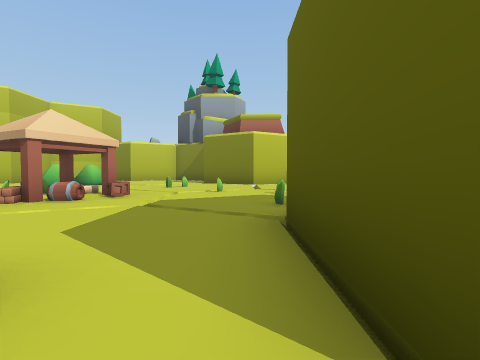
[1] (above)

22 first-person views from a walk through a scene from a Unity 3-D project. The camera is 1.3 m above the floor, tilts 2° down and sees 85° across. The floor is counted in squares, 2.54 m on a side. Each view is taken from the middle of a square. On the plan, view 1 faces up. The plan holds only what a view shows up to about 9 squares ahead; the rest is blank. The place goes on beyond the plan. The player is left out. Some animated figures are not drawn.

[2]
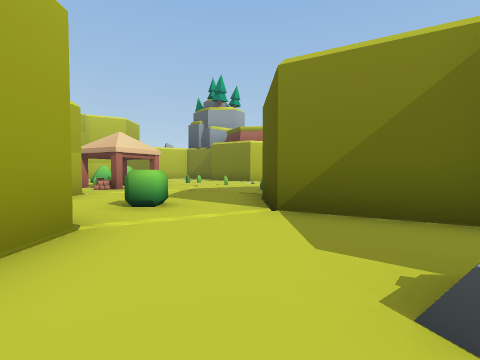

[3]
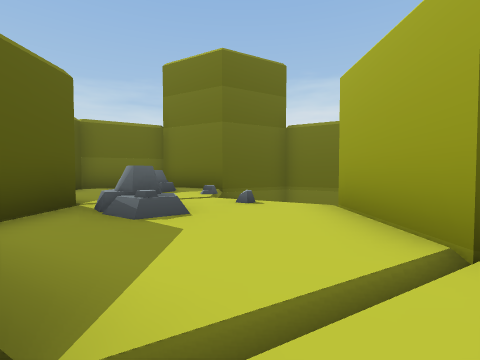

[4]
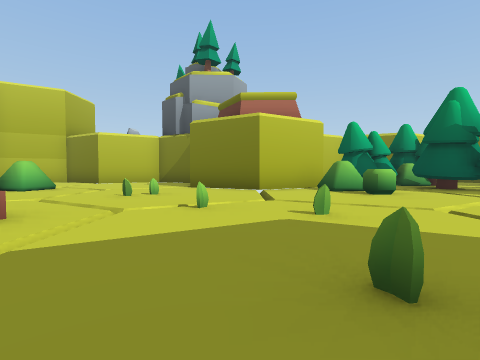

[5]
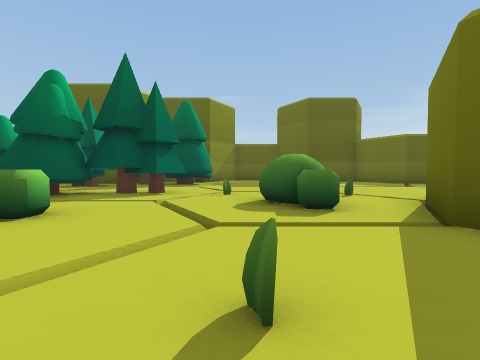

[6]
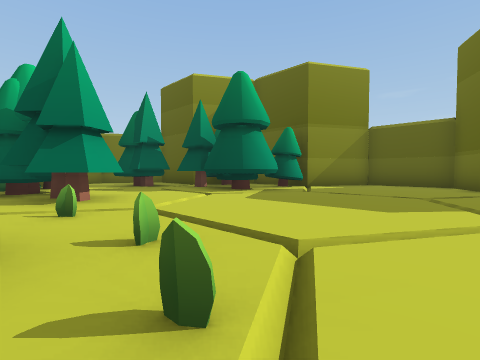

[7]
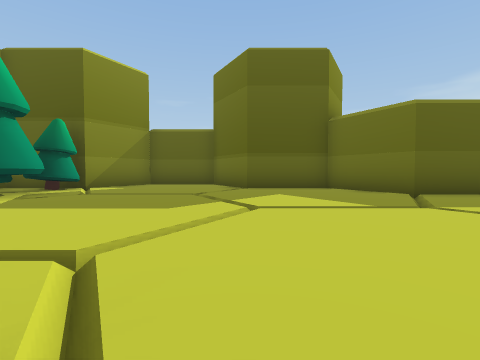

[8]
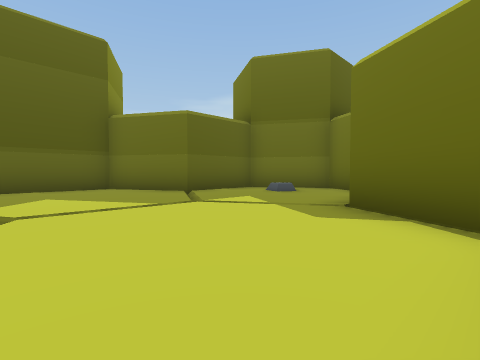

[9]
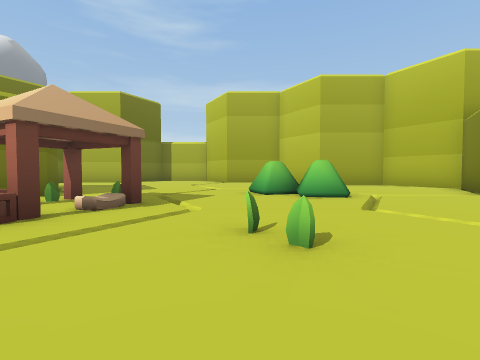

[10]
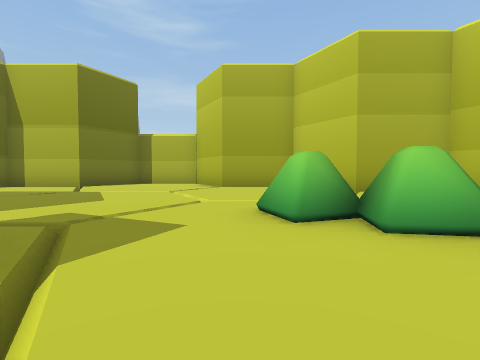

[11]
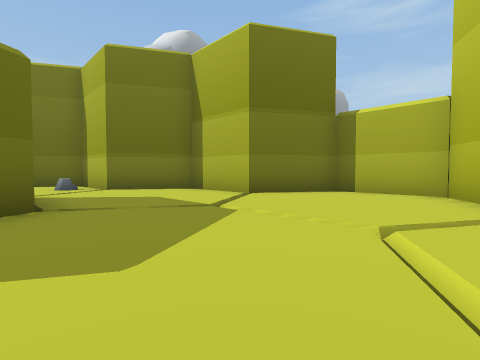

[12]
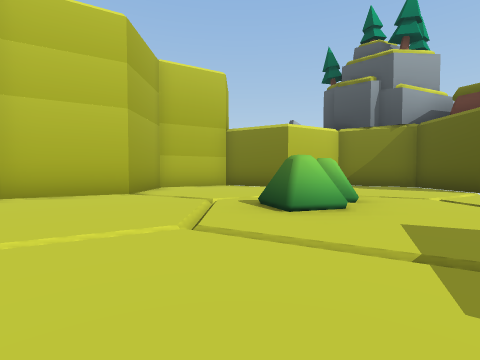

[13]
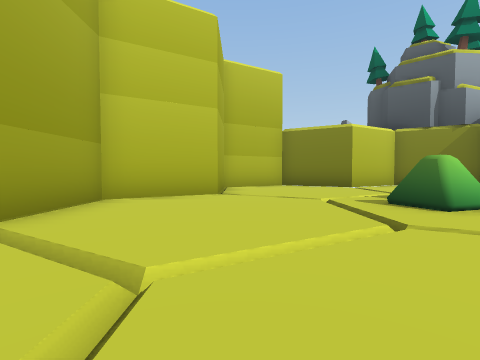

[14]
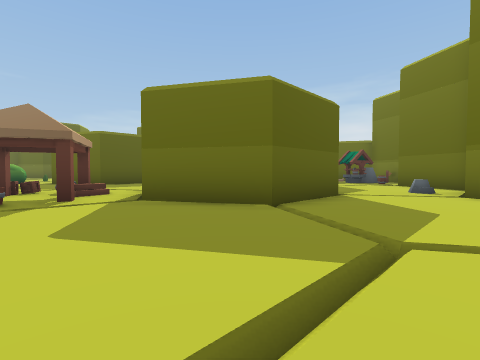

[15]
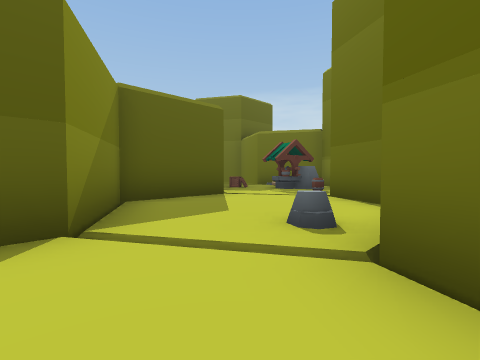

[16]
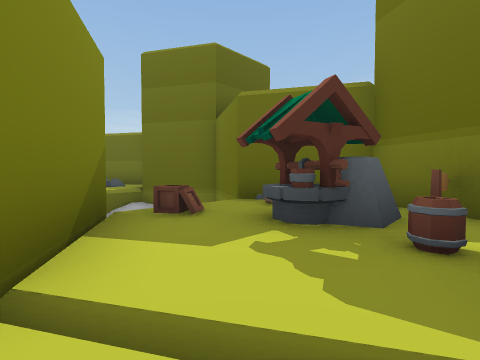

[17]
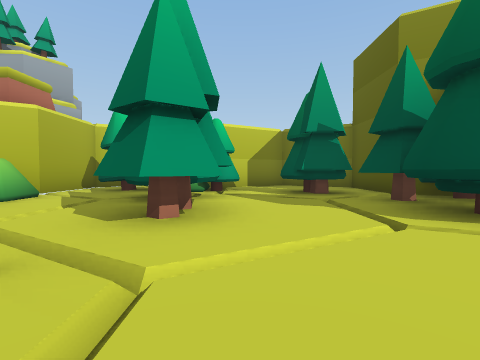

[18]
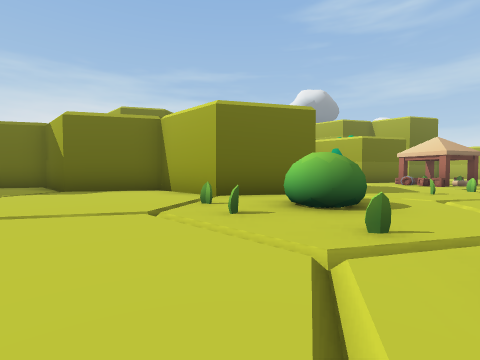

[19]
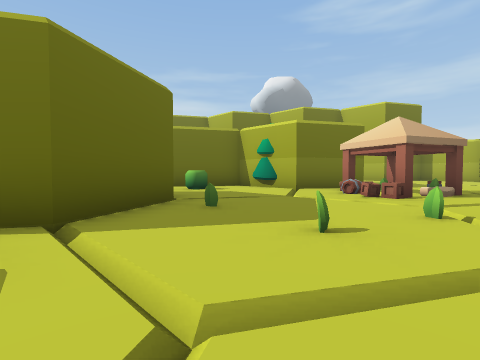

[20]
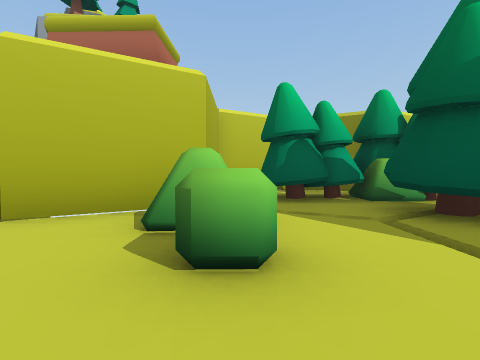

[21]
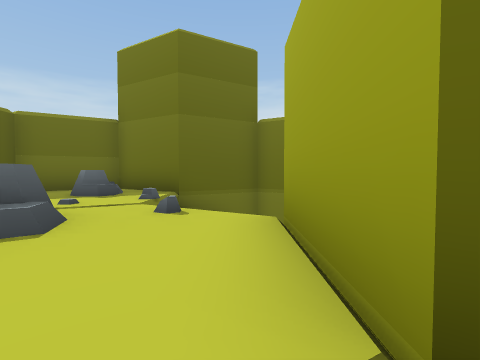

[22]
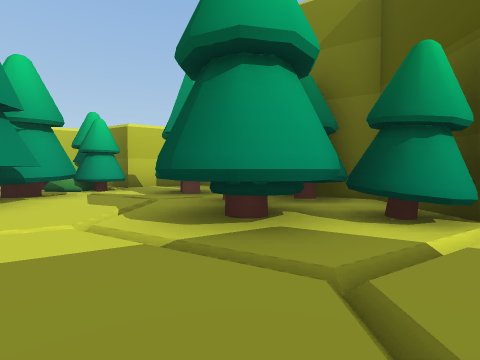

### Floor plan
Key: @ floor where view 1 was taken; # wall or solid block; x gap in a wall; . floor; / step, stairs or slope; = window, fence, low wall or low ledge; v drop or lower ground; O other object.
Columns run from 14 left of view 1 to 15 right of it. Each row starts with its distance up from view 1.
 14     ##########  #########
 13     #........#  #...O#  ##
 12     #........#  #.OOOOOO #
 11    ##/..//../####/..O/OOO##
 10   ##..//OO//..##OO/OO.//OO##
  9   #.....O/.......O..OO..O O#
  8   #.........O.......O..OOOO#
  7 ###.....................O..###
  6 #........OOO.O.O....O........#
  5 #........OOOO.....OOO........#
  4 #.......##O....O#..O//..//...#
  3 ###....####....####/..//../###
  2   #....#  O....#  #........#
  1   #....## #..O.## #........#
  0   ##....####..@.####......##
 -1    ##O...# ##....  ##....##
 -2     #....#  #..O.#  #....#
 -3     #....####..OO#  #....#
 -4     ###....x  v..   ######
 -5        OO.O=  vOO.
 -6         OO v  v O. #
 -7        #####vv######
 -8         #  #### ##

Positions as (right, up) in squares from view 1, and headings:
1: (0, 0), facing up
2: (0, -3), facing up
3: (0, 1), facing down
4: (0, 3), facing up
5: (0, 6), facing right
6: (5, 3), facing up-right
7: (5, 3), facing right
8: (5, 3), facing down-right
9: (0, 8), facing left
10: (-3, 8), facing left
11: (-7, 7), facing down-left
12: (-7, 5), facing up
13: (-9, 5), facing up
14: (-10, 6), facing down-right
15: (-10, 1), facing down-right
16: (-7, -3), facing down-right
17: (7, 5), facing up
18: (8, 7), facing down-left
19: (3, 7), facing down-left
20: (3, 7), facing up
21: (-1, 0), facing down
22: (10, 5), facing up
